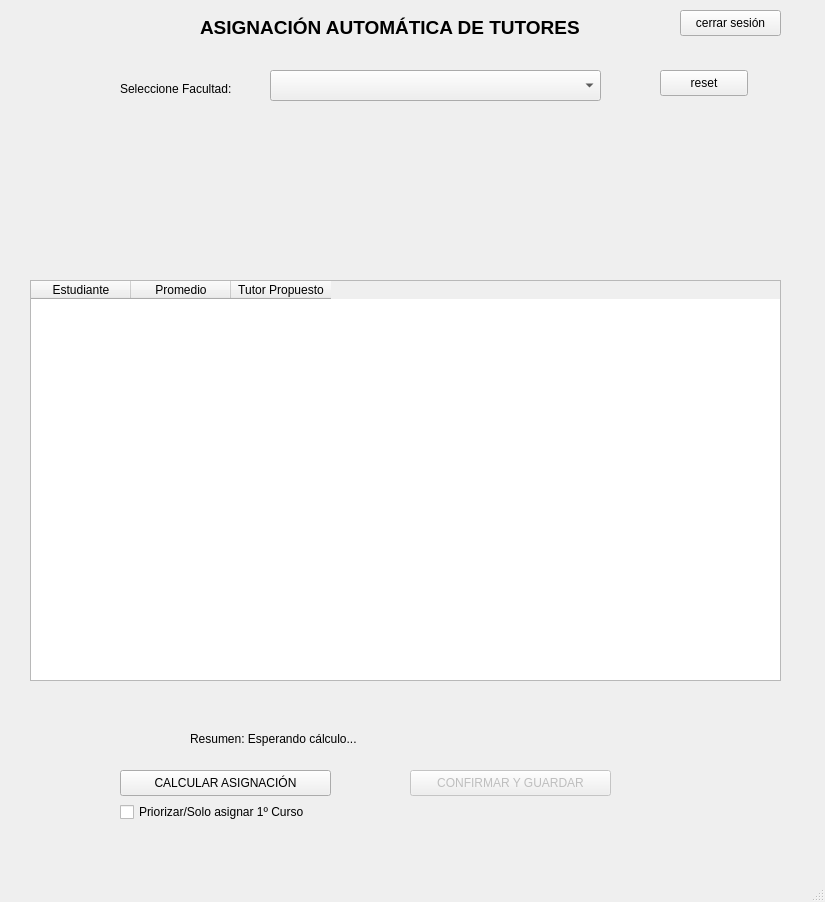
<?xml version="1.0" encoding="UTF-8"?>
<ui version="4.0">
 <class>MainWindow</class>
 <widget class="QMainWindow" name="MainWindow">
  <property name="geometry">
   <rect>
    <x>0</x>
    <y>0</y>
    <width>825</width>
    <height>902</height>
   </rect>
  </property>
  <property name="windowTitle">
   <string>MainWindow</string>
  </property>
  <widget class="QWidget" name="centralwidget">
   <widget class="QLabel" name="label">
    <property name="geometry">
     <rect>
      <x>200</x>
      <y>7</y>
      <width>401</width>
      <height>41</height>
     </rect>
    </property>
    <property name="font">
     <font>
      <pointsize>14</pointsize>
      <bold>true</bold>
     </font>
    </property>
    <property name="text">
     <string>ASIGNACIÓN AUTOMÁTICA DE TUTORES</string>
    </property>
   </widget>
   <widget class="QTableWidget" name="tablaAsignaciones">
    <property name="geometry">
     <rect>
      <x>30</x>
      <y>280</y>
      <width>751</width>
      <height>401</height>
     </rect>
    </property>
    <column>
     <property name="text">
      <string>Estudiante</string>
     </property>
    </column>
    <column>
     <property name="text">
      <string>Promedio</string>
     </property>
    </column>
    <column>
     <property name="text">
      <string>Tutor Propuesto</string>
     </property>
    </column>
   </widget>
   <widget class="QPushButton" name="btnCalcular">
    <property name="geometry">
     <rect>
      <x>120</x>
      <y>770</y>
      <width>211</width>
      <height>26</height>
     </rect>
    </property>
    <property name="text">
     <string>CALCULAR ASIGNACIÓN</string>
    </property>
   </widget>
   <widget class="QPushButton" name="btnConfirmar">
    <property name="enabled">
     <bool>false</bool>
    </property>
    <property name="geometry">
     <rect>
      <x>410</x>
      <y>770</y>
      <width>201</width>
      <height>26</height>
     </rect>
    </property>
    <property name="text">
     <string>CONFIRMAR Y GUARDAR</string>
    </property>
   </widget>
   <widget class="QPushButton" name="btnCerrarSesion">
    <property name="geometry">
     <rect>
      <x>680</x>
      <y>10</y>
      <width>101</width>
      <height>26</height>
     </rect>
    </property>
    <property name="text">
     <string>cerrar sesión</string>
    </property>
   </widget>
   <widget class="QCheckBox" name="chkSoloPrimero">
    <property name="geometry">
     <rect>
      <x>120</x>
      <y>800</y>
      <width>231</width>
      <height>24</height>
     </rect>
    </property>
    <property name="text">
     <string>Priorizar/Solo asignar 1º Curso</string>
    </property>
   </widget>
   <widget class="QLabel" name="lblResumen">
    <property name="geometry">
     <rect>
      <x>190</x>
      <y>730</y>
      <width>491</width>
      <height>18</height>
     </rect>
    </property>
    <property name="text">
     <string>Resumen: Esperando cálculo...</string>
    </property>
   </widget>
   <widget class="QComboBox" name="cmbFacultad">
    <property name="geometry">
     <rect>
      <x>270</x>
      <y>70</y>
      <width>331</width>
      <height>31</height>
     </rect>
    </property>
   </widget>
   <widget class="QLabel" name="label_2">
    <property name="geometry">
     <rect>
      <x>120</x>
      <y>80</y>
      <width>161</width>
      <height>18</height>
     </rect>
    </property>
    <property name="text">
     <string>Seleccione Facultad:</string>
    </property>
   </widget>
   <widget class="QPushButton" name="btnReset">
    <property name="geometry">
     <rect>
      <x>660</x>
      <y>70</y>
      <width>88</width>
      <height>26</height>
     </rect>
    </property>
    <property name="text">
     <string>reset</string>
    </property>
   </widget>
   <zorder>tablaAsignaciones</zorder>
   <zorder>label</zorder>
   <zorder>btnCalcular</zorder>
   <zorder>btnConfirmar</zorder>
   <zorder>btnCerrarSesion</zorder>
   <zorder>chkSoloPrimero</zorder>
   <zorder>lblResumen</zorder>
   <zorder>cmbFacultad</zorder>
   <zorder>label_2</zorder>
   <zorder>btnReset</zorder>
  </widget>
  <widget class="QMenuBar" name="menubar">
   <property name="geometry">
    <rect>
     <x>0</x>
     <y>0</y>
     <width>825</width>
     <height>23</height>
    </rect>
   </property>
  </widget>
  <widget class="QStatusBar" name="statusbar"/>
 </widget>
 <resources/>
 <connections/>
</ui>
